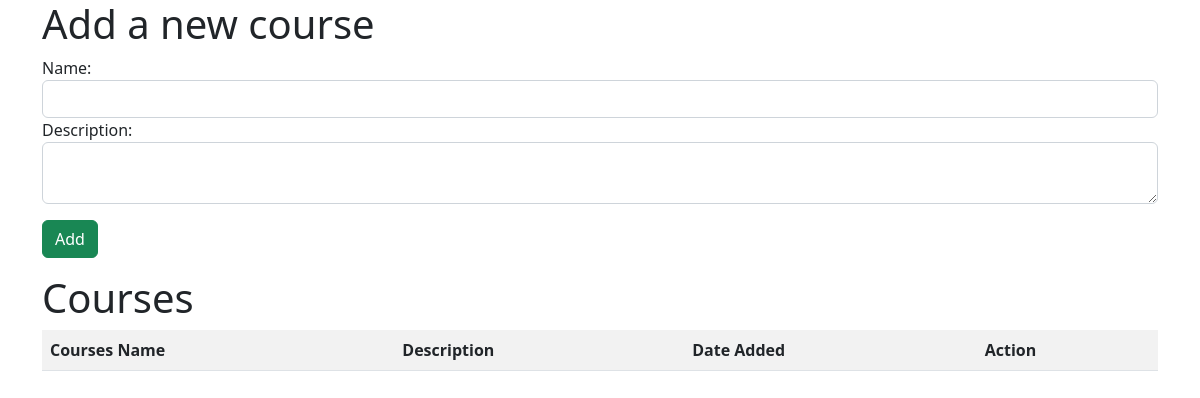
Before: / with the older database file.
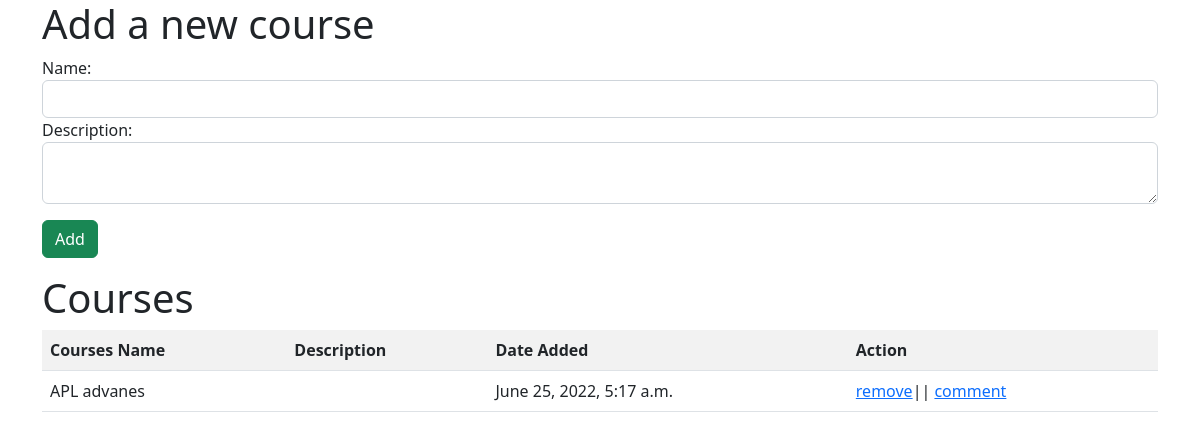
After: the same page with the newer database file.
### Courses_App/models.py (models this page shows)
class Course(models.Model):
    name = models.TextField()
    des = models.ForeignKey(Desc, related_name="course_desc", on_delete=models.CASCADE)
    comm = models.ManyToManyField(Comment, related_name="course_comm")
    created_at = models.DateTimeField(auto_now_add=True)
    updated_at = models.DateTimeField(auto_now=True)
    objects = CourseManager()

### Courses_App/views.py (the view)
# urls.py: path('', views.index),
def index(request):
    course = Course.objects.all()
    context = {
        "courses": course
    }
    return render(request, "index.html", context)

### Courses_App/templates/index.html (shortened to what this page needs)
<!DOCTYPE html>
<html lang="en">
<head>
    <link href="https://cdn.jsdelivr.net/npm/bootstrap@5.2.0-beta1/dist/css/bootstrap.min.css" rel="stylesheet"
>
</head>
<body>
    <div class="container">
        <div>
            <h1>Add a new course</h1>
            <form action="/AddCourse" method="post">
                <div class="form-group">
                    <label for="name">Name:</label>
                    <input type="text" class="form-control" name="name">
                </div>
                <div class="form-group">
                    <label for="desc">Description:</label>
                    <textarea class="form-control" name="desc"></textarea>
                </div>
                <div class="form-group my-3">
                    <input type="submit" value="Add" class="btn btn-success">
                </div>
            </form>
        </div>
        <div>
            <h1>Courses</h1>
            <table class="table table-striped">
                <tr>
                    <th>Courses Name</th>
                    <th>Description</th>
                    <th>Date Added</th>
                    <th>Action</th>
                </tr>
                {% for course in courses %}
                <tr>
                    <td>{{ course.name }}</td>
                    <td>{{ course.desc }}</td>
                    <td>{{ course.created_at }}</td>
                    <td><a href="Course/destroy/{{ course.id }}">remove</a>|| <a  href="/comment/{{ course.id }}">comment</a></td>
                </tr>
                {%endfor%}
            </table>
        </div>
    </div>
</body>
</html>

Changed rows visible on the page:
added Course: name "APL advanes", created_at "June 25, 2022, 5:17 a.m."
